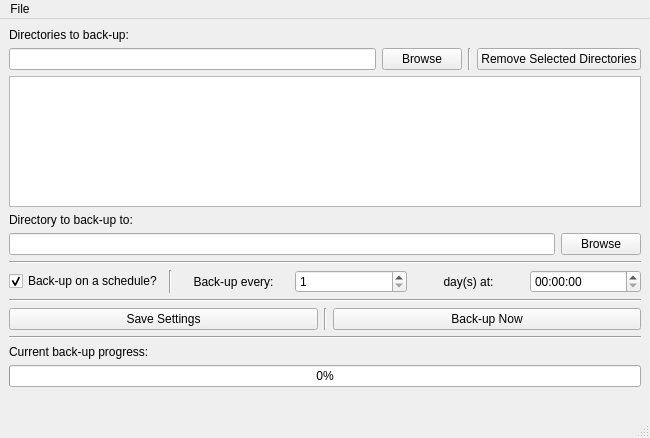
<?xml version="1.0" encoding="UTF-8"?>
<ui version="4.0">
 <class>MainWindow</class>
 <widget class="QMainWindow" name="MainWindow">
  <property name="geometry">
   <rect>
    <x>0</x>
    <y>0</y>
    <width>650</width>
    <height>438</height>
   </rect>
  </property>
  <property name="windowTitle">
   <string>Settings</string>
  </property>
  <widget class="QWidget" name="centralwidget">
   <layout class="QVBoxLayout" name="verticalLayout_3">
    <item>
     <layout class="QVBoxLayout" name="verticalLayout">
      <item>
       <widget class="QLabel" name="label">
        <property name="text">
         <string>Directories to back-up:</string>
        </property>
       </widget>
      </item>
      <item>
       <layout class="QHBoxLayout" name="horizontalLayout">
        <item>
         <widget class="QLineEdit" name="backed_up_dirs_line_edit"/>
        </item>
        <item>
         <widget class="QPushButton" name="backed_up_dirs_browse">
          <property name="text">
           <string>Browse</string>
          </property>
         </widget>
        </item>
        <item>
         <widget class="Line" name="line_2">
          <property name="orientation">
           <enum>Qt::Vertical</enum>
          </property>
         </widget>
        </item>
        <item>
         <widget class="QPushButton" name="remove_selected_directory_button">
          <property name="text">
           <string>Remove Selected Directories</string>
          </property>
         </widget>
        </item>
       </layout>
      </item>
      <item>
       <widget class="QListWidget" name="backed_up_dirs_list">
        <property name="selectionMode">
         <enum>QAbstractItemView::ExtendedSelection</enum>
        </property>
       </widget>
      </item>
     </layout>
    </item>
    <item>
     <layout class="QVBoxLayout" name="verticalLayout_2">
      <item>
       <widget class="QLabel" name="label_2">
        <property name="text">
         <string>Directory to back-up to:</string>
        </property>
       </widget>
      </item>
      <item>
       <layout class="QHBoxLayout" name="horizontalLayout_3">
        <item>
         <widget class="QLineEdit" name="back_up_to_line_edit"/>
        </item>
        <item>
         <widget class="QPushButton" name="back_up_to_browse">
          <property name="text">
           <string>Browse</string>
          </property>
         </widget>
        </item>
       </layout>
      </item>
     </layout>
    </item>
    <item>
     <widget class="Line" name="line">
      <property name="orientation">
       <enum>Qt::Horizontal</enum>
      </property>
     </widget>
    </item>
    <item>
     <layout class="QHBoxLayout" name="horizontalLayout_5">
      <item>
       <widget class="QCheckBox" name="back_up_on_schedule">
        <property name="text">
         <string>Back-up on a schedule?</string>
        </property>
        <property name="checked">
         <bool>true</bool>
        </property>
       </widget>
      </item>
      <item>
       <widget class="Line" name="line_4">
        <property name="orientation">
         <enum>Qt::Vertical</enum>
        </property>
       </widget>
      </item>
      <item>
       <widget class="QLabel" name="back_up_every_label">
        <property name="enabled">
         <bool>true</bool>
        </property>
        <property name="text">
         <string>Back-up every:</string>
        </property>
        <property name="alignment">
         <set>Qt::AlignCenter</set>
        </property>
       </widget>
      </item>
      <item>
       <widget class="QSpinBox" name="days_spinBox">
        <property name="enabled">
         <bool>true</bool>
        </property>
        <property name="minimum">
         <number>1</number>
        </property>
        <property name="maximum">
         <number>365</number>
        </property>
       </widget>
      </item>
      <item>
       <widget class="QLabel" name="days_at_label">
        <property name="enabled">
         <bool>true</bool>
        </property>
        <property name="text">
         <string>day(s) at:</string>
        </property>
        <property name="alignment">
         <set>Qt::AlignCenter</set>
        </property>
       </widget>
      </item>
      <item>
       <widget class="QTimeEdit" name="time_timeEdit">
        <property name="enabled">
         <bool>true</bool>
        </property>
       </widget>
      </item>
     </layout>
    </item>
    <item>
     <widget class="Line" name="line_3">
      <property name="orientation">
       <enum>Qt::Horizontal</enum>
      </property>
     </widget>
    </item>
    <item>
     <layout class="QHBoxLayout" name="horizontalLayout_4">
      <item>
       <widget class="QPushButton" name="save_settings_button">
        <property name="text">
         <string>Save Settings</string>
        </property>
       </widget>
      </item>
      <item>
       <widget class="Line" name="line_6">
        <property name="orientation">
         <enum>Qt::Vertical</enum>
        </property>
       </widget>
      </item>
      <item>
       <widget class="QPushButton" name="back_up_now">
        <property name="text">
         <string>Back-up Now</string>
        </property>
       </widget>
      </item>
     </layout>
    </item>
    <item>
     <widget class="Line" name="line_5">
      <property name="orientation">
       <enum>Qt::Horizontal</enum>
      </property>
     </widget>
    </item>
    <item>
     <widget class="QLabel" name="label_3">
      <property name="text">
       <string>Current back-up progress:</string>
      </property>
     </widget>
    </item>
    <item>
     <widget class="QProgressBar" name="progressBar">
      <property name="value">
       <number>0</number>
      </property>
     </widget>
    </item>
    <item>
     <widget class="QLabel" name="current_task">
      <property name="text">
       <string/>
      </property>
      <property name="scaledContents">
       <bool>true</bool>
      </property>
      <property name="alignment">
       <set>Qt::AlignCenter</set>
      </property>
     </widget>
    </item>
   </layout>
  </widget>
  <widget class="QMenuBar" name="menubar">
   <property name="geometry">
    <rect>
     <x>0</x>
     <y>0</y>
     <width>650</width>
     <height>20</height>
    </rect>
   </property>
   <widget class="QMenu" name="menuFile">
    <property name="title">
     <string>File</string>
    </property>
    <addaction name="actionClose"/>
    <addaction name="separator"/>
    <addaction name="actionQuit"/>
   </widget>
   <addaction name="menuFile"/>
  </widget>
  <widget class="QStatusBar" name="statusbar"/>
  <action name="actionClose">
   <property name="text">
    <string>Close</string>
   </property>
   <property name="toolTip">
    <string>Close Window</string>
   </property>
  </action>
  <action name="actionQuit">
   <property name="text">
    <string>Quit</string>
   </property>
   <property name="toolTip">
    <string>Quit Program</string>
   </property>
  </action>
 </widget>
 <resources/>
 <connections>
  <connection>
   <sender>MainWindow</sender>
   <signal>progress_changed(int)</signal>
   <receiver>progressBar</receiver>
   <slot>setValue(int)</slot>
   <hints>
    <hint type="sourcelabel">
     <x>210</x>
     <y>27</y>
    </hint>
    <hint type="destinationlabel">
     <x>266</x>
     <y>386</y>
    </hint>
   </hints>
  </connection>
 </connections>
 <slots>
  <signal>progress_changed(int)</signal>
 </slots>
</ui>
